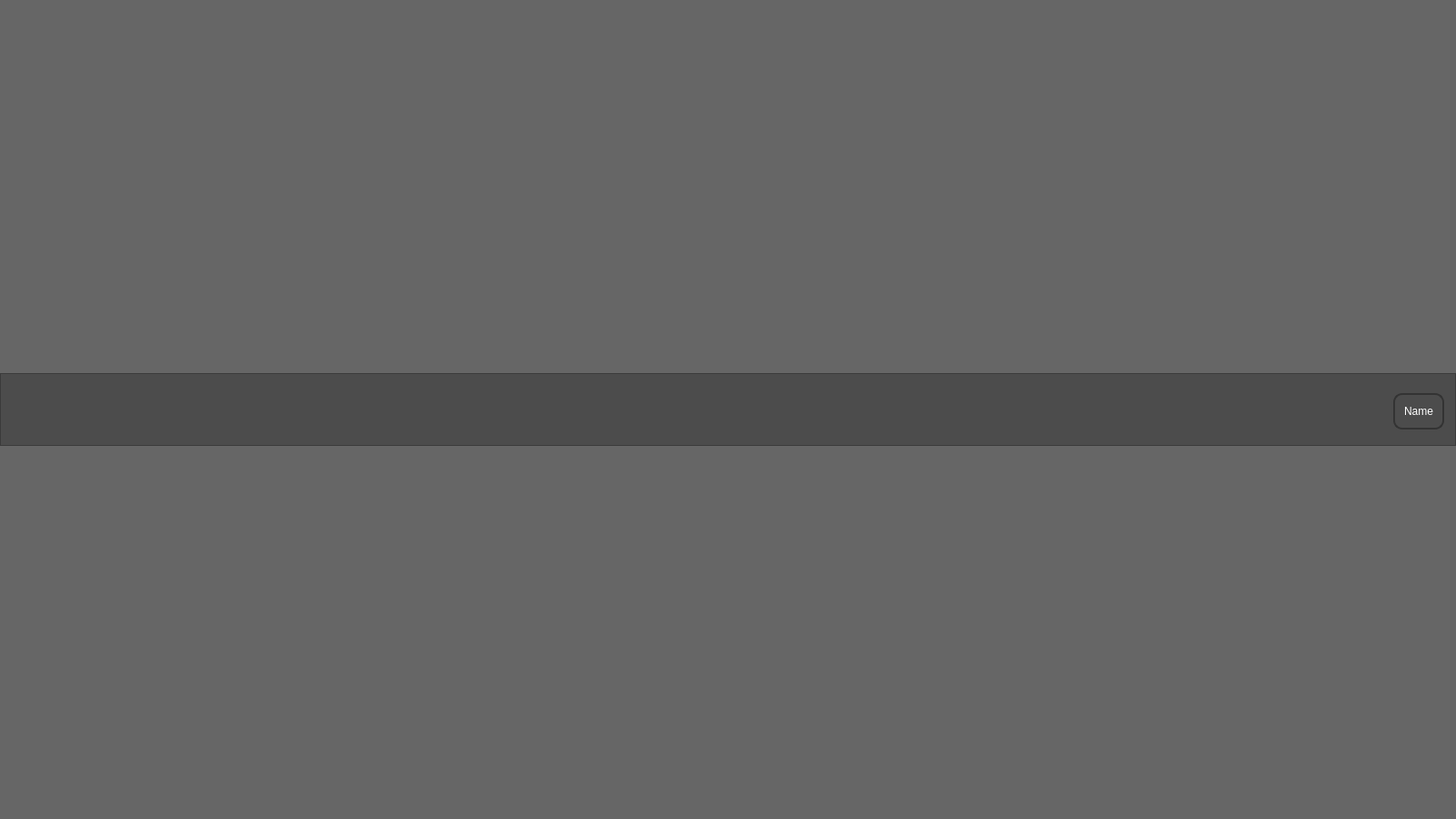
<?xml version="1.0" encoding="UTF-8"?>
<ui version="4.0">
 <class>MainWindow</class>
 <widget class="QMainWindow" name="MainWindow">
  <property name="geometry">
   <rect>
    <x>0</x>
    <y>0</y>
    <width>1600</width>
    <height>900</height>
   </rect>
  </property>
  <property name="sizePolicy">
   <sizepolicy hsizetype="Preferred" vsizetype="Preferred">
    <horstretch>0</horstretch>
    <verstretch>0</verstretch>
   </sizepolicy>
  </property>
  <property name="minimumSize">
   <size>
    <width>1280</width>
    <height>720</height>
   </size>
  </property>
  <property name="maximumSize">
   <size>
    <width>1920</width>
    <height>1080</height>
   </size>
  </property>
  <property name="windowTitle">
   <string>MainWindow</string>
  </property>
  <property name="layoutDirection">
   <enum>Qt::LeftToRight</enum>
  </property>
  <property name="styleSheet">
   <string notr="true"/>
  </property>
  <widget class="QWidget" name="centralwidget">
   <property name="sizePolicy">
    <sizepolicy hsizetype="MinimumExpanding" vsizetype="MinimumExpanding">
     <horstretch>0</horstretch>
     <verstretch>0</verstretch>
    </sizepolicy>
   </property>
   <property name="minimumSize">
    <size>
     <width>1280</width>
     <height>720</height>
    </size>
   </property>
   <property name="maximumSize">
    <size>
     <width>1920</width>
     <height>1080</height>
    </size>
   </property>
   <property name="layoutDirection">
    <enum>Qt::LeftToRight</enum>
   </property>
   <property name="styleSheet">
    <string notr="true">QWidget#centralwidget
{background-color: rgb(102, 102, 102);}</string>
   </property>
   <layout class="QVBoxLayout" name="verticalLayout">
    <property name="leftMargin">
     <number>0</number>
    </property>
    <property name="topMargin">
     <number>0</number>
    </property>
    <property name="rightMargin">
     <number>0</number>
    </property>
    <property name="bottomMargin">
     <number>0</number>
    </property>
    <item>
     <widget class="QFrame" name="frame">
      <property name="sizePolicy">
       <sizepolicy hsizetype="MinimumExpanding" vsizetype="MinimumExpanding">
        <horstretch>0</horstretch>
        <verstretch>0</verstretch>
       </sizepolicy>
      </property>
      <property name="minimumSize">
       <size>
        <width>1280</width>
        <height>80</height>
       </size>
      </property>
      <property name="maximumSize">
       <size>
        <width>1920</width>
        <height>80</height>
       </size>
      </property>
      <property name="layoutDirection">
       <enum>Qt::LeftToRight</enum>
      </property>
      <property name="styleSheet">
       <string notr="true">background-color: rgb(76, 76, 76);</string>
      </property>
      <property name="frameShape">
       <enum>QFrame::StyledPanel</enum>
      </property>
      <property name="frameShadow">
       <enum>QFrame::Raised</enum>
      </property>
      <layout class="QHBoxLayout" name="horizontalLayout_2">
       <property name="leftMargin">
        <number>12</number>
       </property>
       <property name="topMargin">
        <number>16</number>
       </property>
       <property name="rightMargin">
        <number>12</number>
       </property>
       <property name="bottomMargin">
        <number>12</number>
       </property>
       <item>
        <spacer name="horizontalSpacer">
         <property name="orientation">
          <enum>Qt::Horizontal</enum>
         </property>
         <property name="sizeHint" stdset="0">
          <size>
           <width>40</width>
           <height>20</height>
          </size>
         </property>
        </spacer>
       </item>
       <item>
        <widget class="QPushButton" name="pushButton">
         <property name="sizePolicy">
          <sizepolicy hsizetype="Preferred" vsizetype="Preferred">
           <horstretch>0</horstretch>
           <verstretch>0</verstretch>
          </sizepolicy>
         </property>
         <property name="minimumSize">
          <size>
           <width>10</width>
           <height>40</height>
          </size>
         </property>
         <property name="maximumSize">
          <size>
           <width>200</width>
           <height>40</height>
          </size>
         </property>
         <property name="styleSheet">
          <string notr="true">QPushButton {
    background-color: #4c4c4c; /* Серый фон */
    border: 2px solid #333333; /* Темнее граница */
    border-radius: 10px; /* Радиус закругления углов */
    padding: 5px 10px; /* Отступ внутрь от границы для текста */
    color: #ffffff; /* Белый цвет текста */
}

QPushButton:hover {
    background-color: #606060; /* Светлее фон при наведении */
}

QPushButton:pressed {
    background-color: #404040; /* Еще темнее фон при нажатии */
    border: 2px solid #282828; /* Еще темнее граница при нажатии */
}</string>
         </property>
         <property name="text">
          <string>Name</string>
         </property>
        </widget>
       </item>
      </layout>
     </widget>
    </item>
    <item>
     <layout class="QHBoxLayout" name="todoListLayout"/>
    </item>
   </layout>
  </widget>
  <widget class="QMenuBar" name="menubar">
   <property name="geometry">
    <rect>
     <x>0</x>
     <y>0</y>
     <width>1600</width>
     <height>24</height>
    </rect>
   </property>
  </widget>
 </widget>
 <resources/>
 <connections/>
</ui>
